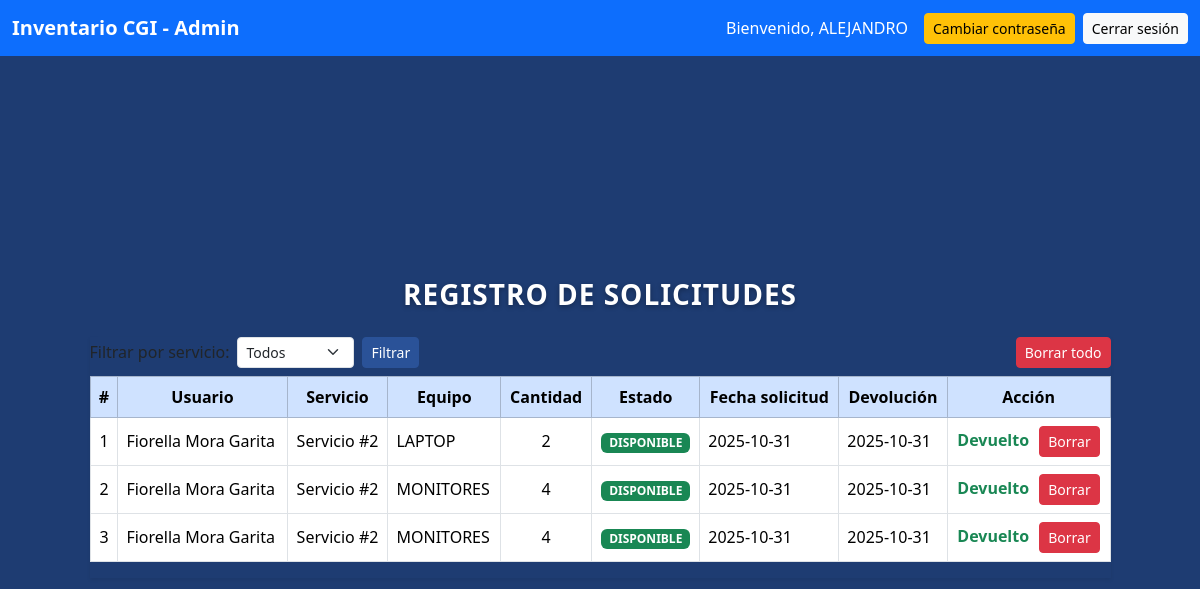
/public/admin/admin_dashboard.php (signed in), run on the app's committed database.
### tables this page shows
CREATE TABLE `registro_detalle` (
  `id_registro` int(11) NOT NULL,
  `fecha_de_salida` date NOT NULL DEFAULT current_timestamp(),
  `fecha_de_retorno` date NOT NULL DEFAULT current_timestamp(),
  `cantidad` int(11) NOT NULL,
  `id_empleados` int(11) NOT NULL,
  `id_estado` int(11) NOT NULL,
  `id_servicio` int(11) NOT NULL,
  `id_inventario` int(55) NOT NULL
);

CREATE TABLE `servicio` (
  `id_servicio` int(11) NOT NULL,
  `nombre_servicio` varchar(100) NOT NULL
);

CREATE TABLE `inventario` (
  `id_inventario` int(11) NOT NULL,
  `articulo` varchar(55) NOT NULL,
  `cantidad` int(55) NOT NULL,
  `id_estado` int(11) NOT NULL
);

CREATE TABLE `estado` (
  `id_estado` int(11) NOT NULL,
  `nombre` varchar(55) DEFAULT NULL
);

### includes/functions.php (called while the page is built, shortened)
<?php
$host = 'localhost';
$user = 'root';
$pass = '';
$db   = 'empleados';
$conn = new mysqli($host, $user, $pass, $db);
function obtenerSolicitudes() {
    global $conn;
    $sql = "
        SELECT
            r.id_registro,
            e.id_empleados,
            CONCAT(e.nombre, ' ', e.apellido1, ' ', e.apellido2) AS usuario,
            s.id_servicio,
            i.articulo AS equipo,
            i.cantidad,
            es.nombre AS estado,
            r.fecha_de_salida AS fecha_solicitud,
            r.fecha_de_retorno AS fecha_entrega,
            r.id_estado
        FROM registro_detalle r
        JOIN empleados e ON r.id_empleados = e.id_empleados
        JOIN servicio s ON r.id_servicio = s.id_servicio
        JOIN inventario i ON r.id_inventario = i.id_inventario
        JOIN estado es ON r.id_estado = es.id_estado
        ORDER BY r.fecha_de_salida DESC
    ";
    $result = $conn->query($sql);
    $solicitudes = [];
    while ($row = $result->fetch_assoc()) {
        $solicitudes[] = $row;
    }
    return $solicitudes;
}
?>

### public/admin/admin_dashboard.php (the view, shortened to what this page needs)
<?php
require_once __DIR__ . '/../../includes/functions.php';
$solicitudes = obtenerSolicitudes();
?>
<!doctype html>
<html lang="es">
<head>
   <link href="https://cdn.jsdelivr.net/npm/bootstrap@5.3.2/dist/css/bootstrap.min.css" rel="stylesheet">
   <link rel="stylesheet" href="estilo2.css">
</head>
<body class="dashboard-body">
<nav class="navbar navbar-expand-lg navbar-dark bg-primary">
     <div class="container-fluid">
         <a class="navbar-brand fw-bold" href="#">Inventario CGI - Admin</a>
         <div class="d-flex align-items-center">
             <span class="navbar-text me-3 text-white">
                 Bienvenido, <?= htmlspecialchars($_SESSION['user_name'] ?? 'Administrador'); ?>
             </span>
             <a href="cambiar_contraseña.php" class="btn btn-warning btn-sm me-2">Cambiar contraseña</a>
             <a href="../logout.php" class="btn btn-light btn-sm">Cerrar sesión</a>
         </div>
     </div>
</nav>
<div class="dashboard-wrapper py-5">
     <div class="container">
         <div class="row justify-content-center">
             <div class="col-md-11">
                 <h3 class="titulo-principal">Registro de Solicitudes</h3>
                  <div class="table-responsive shadow-sm">
                     <div class="d-flex justify-content-between mb-2 align-items-center">
                         <form method="get" class="d-flex align-items-center" style="gap:8px;">
                             <label for="servicio" class="mb-0">Filtrar por servicio:</label>
                             <select name="servicio" id="servicio" class="form-select form-select-sm" style="width:auto;">
                                 <option value="0">Todos</option>
                             </select>
                             <button type="submit" class="btn btn-sm btn-primary">Filtrar</button>
                         </form>
                         <form method="post" onsubmit="return confirm('¿Seguro que desea eliminar TODOS los registros? Esta acción no se puede deshacer.');">
                             <button type="submit" name="borrar_todo" class="btn btn-sm btn-danger">Borrar todo</button>
                         </form>
                     </div>
                      <table class="table table-bordered table-hover align-middle">
                          <thead class="table-primary text-center">
                              <tr>
                                  <th>#</th>
                                  <th>Usuario</th>
                                  <th>Servicio</th>
                                  <th>Equipo</th>
                                  <th>Cantidad</th>
                                  <th>Estado</th>
                                  <th>Fecha solicitud</th>
                                  <th>Devolución</th>
                                  <th>Acción</th>
                              </tr>
                          </thead>
                          <tbody>
                              <?php if (empty($solicitudes)): ?>
                                  <tr>
                                      <td colspan="9" class="text-center text-muted">No hay solicitudes registradas</td>
                                  </tr>
                              <?php else: ?>
                                  <?php foreach ($solicitudes as $s): ?>
                                      <tr>
                                          <td class="text-center"><?= $s['id_registro'] ?></td>
                                          <td><?= htmlspecialchars($s['usuario']) ?></td>
                                          <td class="text-center">Servicio #<?= htmlspecialchars($s['id_servicio']) ?></td>
                                          <td><?= htmlspecialchars($s['equipo']) ?></td>
                                          <td class="text-center"><?= $s['cantidad'] ?></td>
                                          <td class="text-center">
                                              <span class="badge <?= strtolower($s['estado']) === 'disponible' ? 'bg-success' : 'bg-warning text-dark' ?>">
                                                  <?= htmlspecialchars($s['estado']) ?>
                                              </span>
                                          </td>
                                          <td><?= htmlspecialchars($s['fecha_solicitud']) ?></td>
                                          <td><?= htmlspecialchars($s['fecha_entrega']) ?></td>
                                          <td class="text-center">
                                              <form method="post" style="display:inline; margin-right:6px;">
                                                  <?php if ($s['id_estado'] != 1): ?>
                                                      <button class="btn btn-sm btn-success" name="entregar">Marcar Entregado</button>
                                                  <?php else: ?>
                                                      <span class="text-success fw-semibold">Devuelto</span>
                                                  <?php endif; ?>
                                              </form>
                                              <form method="post" style="display:inline;" onsubmit="return confirm('¿Seguro que desea borrar este registro?');">
                                                  <button type="submit" name="borrar" class="btn btn-sm btn-danger">Borrar</button>
                                              </form>
                                          </td>
                                      </tr>
                                  <?php endforeach; ?>
                              <?php endif; ?>
                          </tbody>
                      </table>
                  </div>
              </div>
         </div>
     </div>
</div>
</body>
</html>

### public/admin/estilo2.css (style rules this page uses)
.dashboard-body { background-color: #1e3c72; min-height: 100vh; display: flex; flex-direction: column; }
.dashboard-wrapper { flex: 1; display: flex; align-items: center; justify-content: center; padding: 40px 20px; }
.btn-primary { background-color: #2a5298; border-color: #2a5298; }

### public/admin/admin_dashboard.php (style rules this page uses)
.titulo-principal { color: #ffffff; font-weight: 800; text-align: center; text-transform: uppercase; letter-spacing: 1px; text-shadow: 0 2px 5px rgba(0, 0, 0, 0.3); margin-bottom: 25px; }

### data on the page
registro_detalle: id_registro "1", usuario "Fiorella Mora Garita", id_servicio.id_servicio "2", id_inventario.articulo "LAPTOP", id_inventario.cantidad "2", id_estado.nombre "DISPONIBLE", fecha_de_salida "2025-10-31", fecha_de_retorno "2025-10-31", shows "Devuelto"
registro_detalle: id_registro "2", usuario "Fiorella Mora Garita", id_servicio.id_servicio "2", id_inventario.articulo "MONITORES", id_inventario.cantidad "4", id_estado.nombre "DISPONIBLE", fecha_de_salida "2025-10-31", fecha_de_retorno "2025-10-31", shows "Devuelto"
registro_detalle: id_registro "3", usuario "Fiorella Mora Garita", id_servicio.id_servicio "2", id_inventario.articulo "MONITORES", id_inventario.cantidad "4", id_estado.nombre "DISPONIBLE", fecha_de_salida "2025-10-31", fecha_de_retorno "2025-10-31", shows "Devuelto"

### other printed values
$_SESSION['user_name'] "ALEJANDRO"
